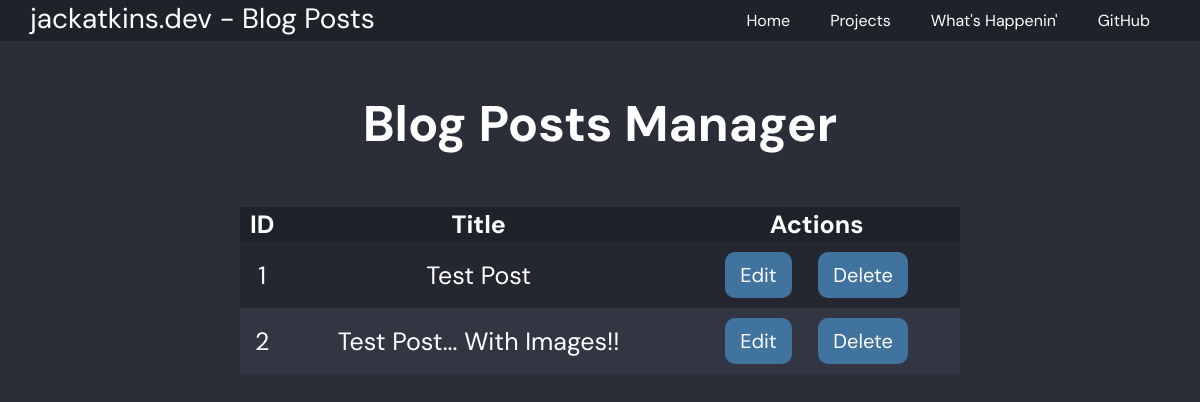
/admin/blog/posts/ (signed in), run on an earlier commit of the app's database.
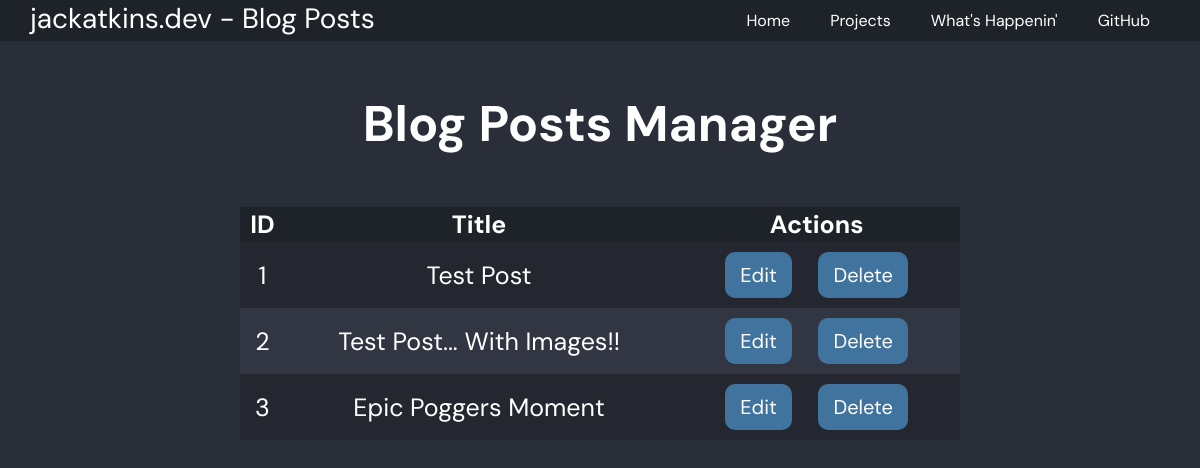
And on a later commit of the database.
### app.py (models this page shows)
class BlogPost(db.Model):
    id = db.Column(db.Integer, primary_key=True)
    created = db.Column(db.DateTime)
    title = db.Column(db.String(100))
    content = db.Column(db.Text)

### app.py (the view)
@app.route("/admin/blog/posts/")
def blogposts():
    try:
        if session["admin_user"]:
            posts = BlogPost.query.all()
            return render_template("blogposts.html", posts=posts)
    except KeyError:
        return redirect(url_for("login"))

### templates/blogposts.html (shortened to what this page needs)
{% extends "base.html" %}
{% block navtitle %} Blog Posts {% endblock %}
{% block content %}
<div>
    <h1 class="content-break">Blog Posts Manager</h1>
    <table class="content-break">
        <tr>
            <th>ID</th>
            <th>Title</th>
            <th>Actions</th>
        </tr>
        {% for post in posts %}
        <tr>
            <td>{{ post.id }}</td>
            <td>{{ post.title }}</td>
            <td>
                <a href="{{ url_for('editblogpost', id=post.id) }}"><button>Edit</button></a>
                <a href="{{ url_for('deleteblogpost', id=post.id) }}"><button>Delete</button></a>
            </td>
        </tr>
        {% endfor %}
    </table>
</div>
{% endblock %}

### templates/base.html (shortened to what this page needs)
<!DOCTYPE html>
<html>
    <head>
        <link rel="stylesheet" type="text/css" href="{{ url_for('static', filename='css/global.css') }}">
    </head>
    <body>
        <nav>
            <p id="title">jackatkins.dev - {% block navtitle %}{% endblock %}</p>
            <ul>
                <a href="https://github.com/J4CKINS"><li class="github">GitHub</li></a>
                <a href="{{ url_for('blog') }}"><li>What's Happenin'</li></a>
                <a href="{{ url_for('projects') }}"><li>Projects</li></a>
                <a href="{{ url_for('home') }}"><li>Home</li></a>
            </ul>
        </nav>
        <div class="wrapper fadein">
            {% block content %}
            {% endblock %}
        </div>
    </body>
</html>

### static/css/global.css (style rules this page uses)
* { margin: 0px; box-sizing: border-box; font-family: 'DM Sans', sans-serif; color: white; }
body { background-color: #2a2e38; }
h1 { font-size: 50px; }
p { font-size: 20px; }
button { font-size: 20px; background-color: #40739e; padding: 10px 15px; margin: 0px 10px; border-radius: 10px; border: none; transition: all ease-in .2s; -webkit-transition: all ease-in .2s; -moz-transition: all ease-in .2s; -o-transition: all ease-in .2s; }
table { width: 100%; padding: 10px; font-size: 25px; border-collapse: collapse; }
th { background-color: #1e2329; }
td { padding: 10px; }
tr:nth-child(even) { background-color: #242730; }
tr:nth-child(odd) { background-color: #323642; }
.wrapper { float: left; text-align: center; width: 100%; padding: 0 20% 70px 20%; opacity: 0; padding-top: 15px; transition: all ease-in 1s; -webkit-transition: all ease-in 1s; -moz-transition: all ease-in 1s; -o-transition: all ease-in 1s; }
.content-break { margin-top: 50px; }
nav { background-color: #1e2329; width: 100%; float: left; }
nav p { float: left; margin-left: 30px; color: white; font-size: 28px; }
nav ul { float: right; list-style-type: none; overflow: hidden; margin-right: 30px; }
nav a { float: right; color: white; text-decoration: none; }
nav li { padding: 10px 20px 10px 20px; }

What changed in the data, as far as the page shows it:
added BlogPost: id "3", title "Epic Poggers Moment"
